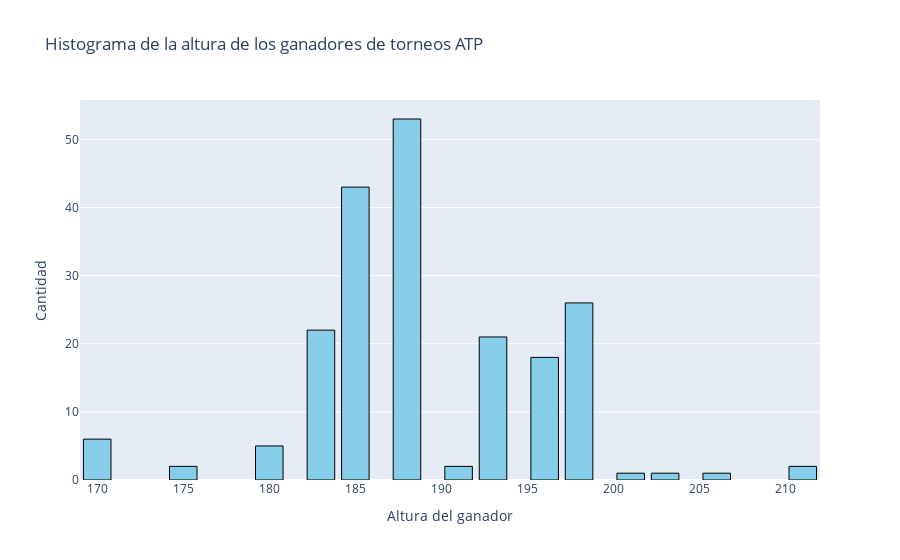

Notebook cell for this chart:
### Markdown cell above
### Altura de los campeones

### Code cell
#Filtramos por altura
campeones_altura = pd.DataFrame(finales['ganador_altura'].value_counts()).reset_index()

#Creamos la figura con un histograma
fig = go.Figure(data=[go.Bar(x=campeones_altura['ganador_altura'], 
                              y=campeones_altura['count'],
                              marker_color='skyblue', 
                              marker_line_color='black',
                              marker_line_width=1)])

fig.update_layout(title='Histograma de la altura de los ganadores de torneos ATP',
                  xaxis_title='Altura del ganador',
                  yaxis_title='Cantidad')

fig.show()

### Figure 1 — Plotly figure (JSON) as saved in the notebook; plotly's stock layout.template omitted (floating-point values rounded to 4 significant figures)
{"data": [{"marker": {"color": "skyblue", "line": {"color": "black", "width": 1}}, "type": "bar", "x": [188, 185, 198, 183, 193, 196, 170, 180, 175, 191, 211, 203, 206, 201], "y": [53, 43, 26, 22, 21, 18, 6, 5, 2, 2, 2, 1, 1, 1]}], "layout": {"title": {"text": "Histograma de la altura de los ganadores de torneos ATP"}, "xaxis": {"title": {"text": "Altura del ganador"}}, "yaxis": {"title": {"text": "Cantidad"}}}}
